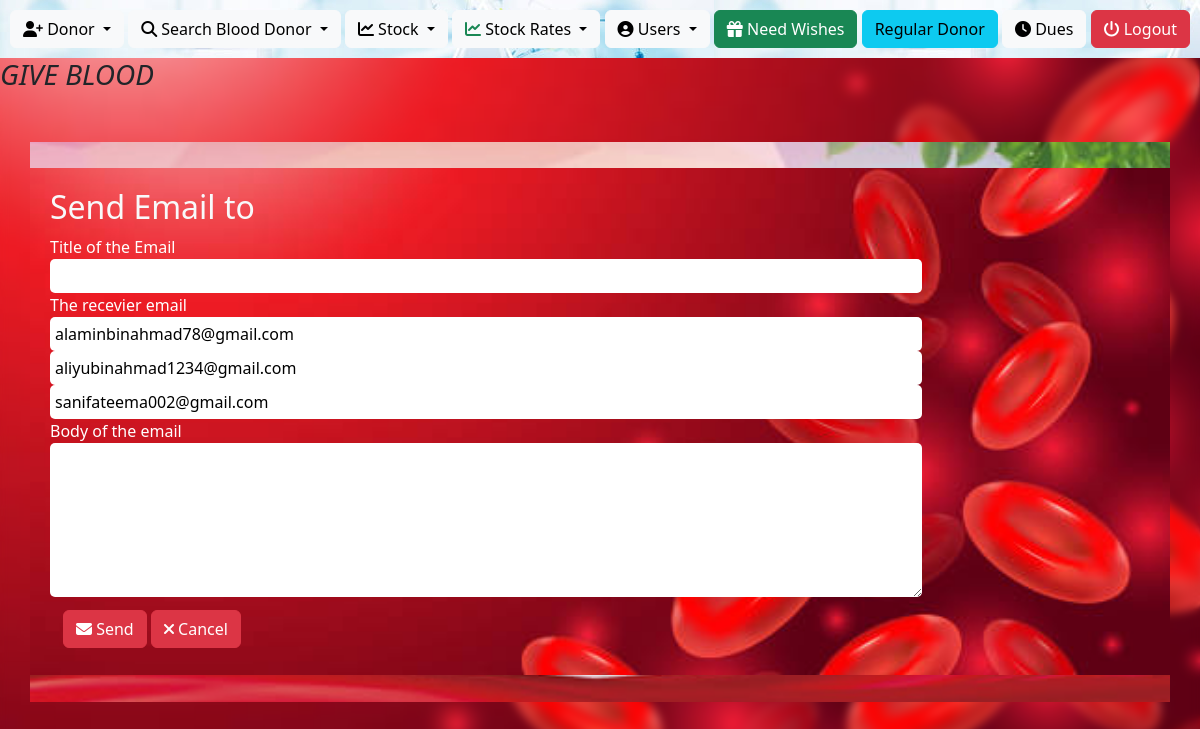
The page /bock-sending-email on the database its author committed.
### bb/models.py (models this page shows, shortened)
class NewDonor(models.Model):
    full_name = models.CharField(max_length=50, blank=True)
    father_name = models.CharField(max_length=50, blank=True)
    mother_name = models.CharField(max_length=50, blank=True)
    dob = models.CharField(max_length=50, blank=True)
    pnumber = models.CharField(max_length=50, blank=True)
    gender  = models.CharField(max_length=50, blank=True)
    email  = models.CharField(max_length=50, blank=True)
    blood_group  = models.CharField(max_length=50, blank=True)
    city  = models.CharField(max_length=50, blank=True)
    home_address  = models.CharField(max_length=1000, blank=True)
    nationality  = models.CharField(max_length=1000, blank=True)
    marital  = models.CharField(max_length=1000, blank=True)
    state_of_origin  = models.CharField(max_length=1000, blank=True)
    lga  = models.CharField(max_length=1000, blank=True)
    question  = models.CharField(max_length=1000, blank=True)
    birthday_check  = models.CharField(max_length=50, blank=True)
    due_date  = models.CharField(max_length=50, blank=True)
    date  = models.CharField(max_length=50, blank=True)
    count  = models.IntegerField(blank=True)

### bb/views.py (the view)
# urls.py: path('bock-sending-email', views.bock_sending_email, name="bock-sending-email"),
def bock_sending_email(request):
    bock = True
    donors = NewDonor.objects.all()
    return render(request, 'send-email.html', {'donors':donors, "bock":bock})

### templates/send-email.html (shortened to what this page needs)
<!DOCTYPE html>
<html lang="en">
<head>
    <link rel="stylesheet" href="../static/assest/vendor/bootstrap/css/bootstrap.min.css">
    <link rel="stylesheet" href="../static/assest/vendor/fontawesome-free/css/all.min.css">
    <link rel="stylesheet" href="../static/css/style.css">
</head>
<body>
    <main>
        <header>
            <div class="header-content">
                <div class="btn-group">
                    <button type="button" class="btn btn-light dropdown-toggle" data-bs-toggle="dropdown" aria-expanded="false">
                        <i class="fa fa-user-plus"></i> Donor
                    </button>
                </div>
                <div class="btn-group">
                    <button type="button" class="btn btn-light dropdown-toggle" data-bs-toggle="dropdown" aria-expanded="false">
                        <i class="fa fa-search"></i> Search Blood Donor
                    </button>
                </div>
                <div class="btn-group">
                    <button type="button" class="btn btn-light dropdown-toggle" data-bs-toggle="dropdown" aria-expanded="false">
                        <i class="fa fa-chart-line"></i> Stock
                    </button>
                </div>
                <div class="btn-group">
                    <button type="button" class="btn btn-light dropdown-toggle" data-bs-toggle="dropdown" aria-expanded="false">
                        <i class="fa fa-chart-line text-success"></i> Stock Rates
                    </button>
                </div>
                <div class="btn-group">
                    <button type="button" class="btn btn-light dropdown-toggle" data-bs-toggle="dropdown" aria-expanded="false">
                        <i class="fa fa-user-circle"></i> Users
                    </button>
                </div>
                <div class="btn-group">
                    <a href="/birthday" class="btn btn-success">
                        <i class="fa fa-gift"></i> Need Wishes
                    </a>
                </div>
                <div class="btn-group">
                    <a href="/regular-donor" class="btn btn-info">
                        Regular Donor
                    </a>
                </div>
                <div class="btn-group">
                    <a href="/due-date" class="btn btn-light">
                        <i class="fa fa-clock"></i> Dues
                    </a>
                </div>
                <div class="btn-group">
                    <a href="/logout" class="btn btn-danger">
                        <i class="fa fa-power-off"></i> Logout
                    </a>
                </div>
            </div>
        </header>
        <h3><i id="text"></i></h3>
        <section class="body-section">
            <div class="modal-body">
                <h2 class="text-light">Send Email to </h2>
                <form action="/send-email" method="post">
                    <div class="form-input">
                        <div class="input-row">
                            <label for="">Title of the Email</label>
                            <input type="text" name="title" id="">
                        </div>
                        <div class="input-row">
                            <label for="email">The recevier email</label>
                            {% if bock == True %}
                            {% for donor in donors %}
                            <input type="email" name="email" id="" value="{{donor.email}}">
                            {% endfor %}
                            {% else %}
                            <input type="email" name="email" id="" value="{{donor.email}}">
                            {% endif %}
                        </div>
                        <label for="complete address">Body of the email</label>
                        <div class="input-row">
                            <textarea name="message" id="" cols="30" rows="6"></textarea>
                        </div>
                        <div class="btn">
                            <button type="submit" class="btn btn-danger"><i class="fa fa-envelope"></i> Send</button>
                            <a href="/all-donor" type="button" class="btn btn-danger" aria-label="Close"><i class="fa fa-close"></i>  Cancel</a>
                        </div>
                        </div>
                    </div>
        </section>
    </main>
</body>
</html>

### static/css/style.css (style rules this page uses)
body { background: url(../img/bloodbg-2.jpg); background-repeat: no-repeat; background-size: cover; background-position: center; height: 100vh; }
main { backdrop-filter: blur(5px); height: 100vh; }
header { background: url(../img/bloodbg-1.jpg); padding: 10px; }
.body-section { margin: 50px 30px 0 30px; display: flex; justify-content: center; align-items: center; height: 70vh; background: url(../img/bloodbg-3.jpg); background-size: cover; background-position: center; background-repeat: no-repeat; }
.modal-body { background: url(../img/bloodbg-2.jpg); background-size: cover; background-position: center; background-repeat: no-repeat; padding: 20px; }
.modal-body form { display: flex; gap: 20px; }
.modal-body label { font-weight: 200; color: #fff; }
.modal-body input, select, textarea { width: 100%; border-radius: 5px; outline: none; border: none; padding: 5px; }

### rows shown on the page
NewDonor: email "alaminbinahmad78@gmail.com"
NewDonor: email "aliyubinahmad1234@gmail.com"
NewDonor: email "sanifateema002@gmail.com"
